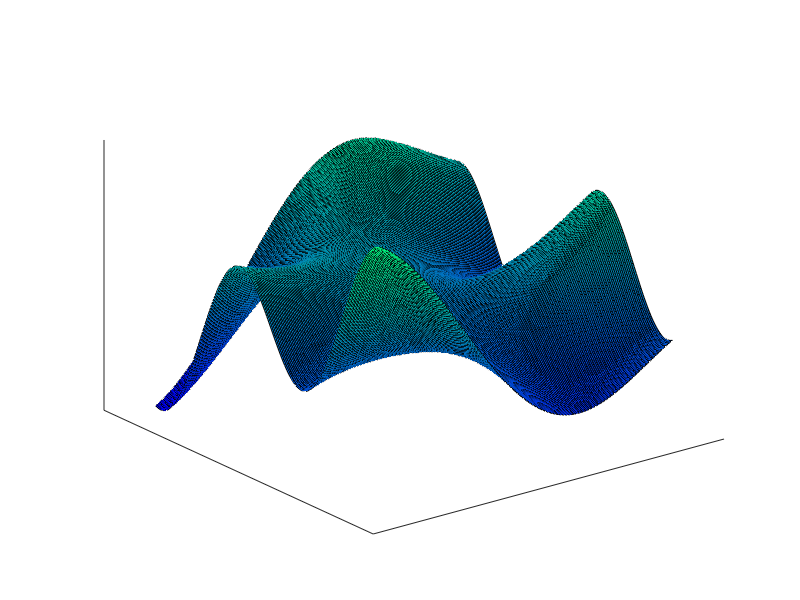

Reproduce this figure in MATLAB. (Note: this script raises an error after producing the figure.)
close all
[X,Y] = meshgrid(-5: 0.05: 5); 
Z1 = X.*sin((Y -3)) + Y.*cos((X-1)/2); 
figure(1)
s1 = surf(X,Y,Z1);
colormap('winter')
zticks([]); xticks([]); yticks([])
s1.EdgeColor = 'none' ;
s1.EdgeAlpha = 0.5;

figure(2)
Z2 = peaks(X,Y);
s2 = surf(X,Y,Z2)
colormap('bone')
zticks([]); xticks([]); yticks([])
s2.EdgeColor = 'none' ;
s2.EdgeAlpha = 0.5;
